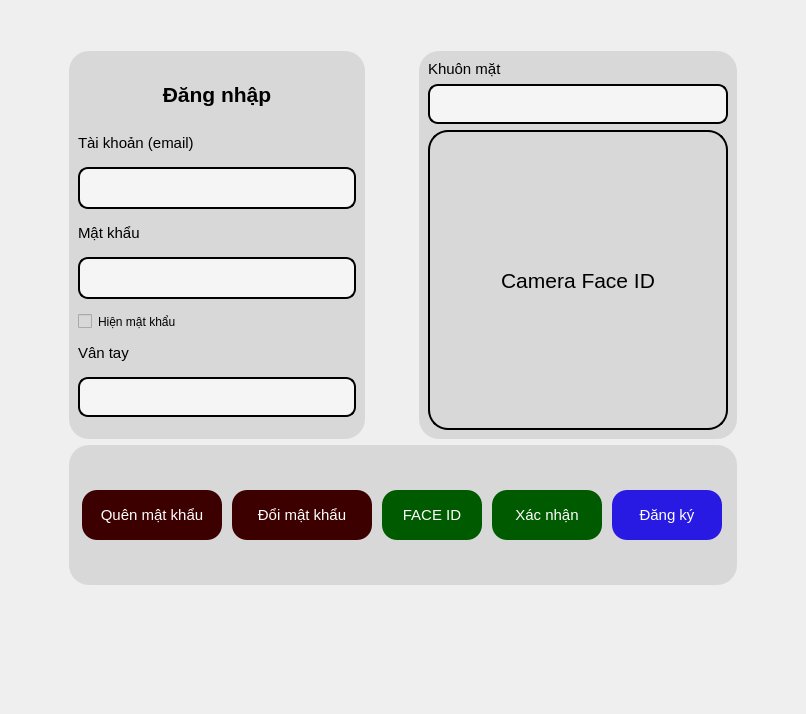
      <widget class="QWidget" name="trang_dang_nhap">
       <layout class="QGridLayout" name="gridLayout_3">
        <item row="0" column="0">
         <layout class="QHBoxLayout" name="horizontalLayout_6">
          <item>
           <spacer name="horizontalSpacer_5">
            <property name="orientation">
             <enum>Qt::Horizontal</enum>
            </property>
            <property name="sizeHint" stdset="0">
             <size>
              <width>58</width>
              <height>18</height>
             </size>
            </property>
           </spacer>
          </item>
          <item>
           <layout class="QVBoxLayout" name="verticalLayout_7">
            <item>
             <spacer name="verticalSpacer_3">
              <property name="orientation">
               <enum>Qt::Vertical</enum>
              </property>
              <property name="sizeHint" stdset="0">
               <size>
                <width>20</width>
                <height>40</height>
               </size>
              </property>
             </spacer>
            </item>
            <item>
             <layout class="QHBoxLayout" name="horizontalLayout_3">
              <item>
               <widget class="QFrame" name="frame">
                <property name="sizePolicy">
                 <sizepolicy hsizetype="Maximum" vsizetype="Expanding">
                  <horstretch>0</horstretch>
                  <verstretch>0</verstretch>
                 </sizepolicy>
                </property>
                <property name="minimumSize">
                 <size>
                  <width>0</width>
                  <height>0</height>
                 </size>
                </property>
                <property name="styleSheet">
                 <string notr="true">border-color: rgb(0, 0, 0);
background-color: rgb(216, 216, 216);
border-radius: 20px;</string>
                </property>
                <property name="frameShape">
                 <enum>QFrame::StyledPanel</enum>
                </property>
                <property name="frameShadow">
                 <enum>QFrame::Raised</enum>
                </property>
                <layout class="QVBoxLayout" name="verticalLayout_2">
                 <item>
                  <widget class="QLabel" name="label">
                   <property name="minimumSize">
                    <size>
                     <width>278</width>
                     <height>50</height>
                    </size>
                   </property>
                   <property name="maximumSize">
                    <size>
                     <width>16777215</width>
                     <height>50</height>
                    </size>
                   </property>
                   <property name="font">
                    <font>
                     <family>Tahoma</family>
                     <pointsize>16</pointsize>
                     <weight>75</weight>
                     <bold>true</bold>
                    </font>
                   </property>
                   <property name="text">
                    <string>Đăng nhập</string>
                   </property>
                   <property name="alignment">
                    <set>Qt::AlignCenter</set>
                   </property>
                  </widget>
                 </item>
                 <item>
                  <widget class="QLabel" name="label_2">
                   <property name="sizePolicy">
                    <sizepolicy hsizetype="Maximum" vsizetype="Maximum">
                     <horstretch>0</horstretch>
                     <verstretch>0</verstretch>
                    </sizepolicy>
                   </property>
                   <property name="font">
                    <font>
                     <pointsize>11</pointsize>
                    </font>
                   </property>
                   <property name="text">
                    <string>Tài khoản (email)</string>
                   </property>
                  </widget>
                 </item>
                 <item>
                  <widget class="QLineEdit" name="Edt_tk_dn">
                   <property name="sizePolicy">
                    <sizepolicy hsizetype="Expanding" vsizetype="Fixed">
                     <horstretch>0</horstretch>
                     <verstretch>0</verstretch>
                    </sizepolicy>
                   </property>
                   <property name="font">
                    <font>
                     <family>Arial,sans-serif</family>
                     <pointsize>-1</pointsize>
                    </font>
                   </property>
                   <property name="styleSheet">
                    <string notr="true">QLineEdit {
                border: 2px solid black;
                border-radius: 10px;
                padding: 10px;
                background-color: #f5f5f5;
                color: #333;
                font-family: Arial, sans-serif;
                font-size: 14px;
            }
            QLineEdit:focus {
                border: 2px solid black;
            }</string>
                   </property>
                  </widget>
                 </item>
                 <item>
                  <widget class="QLabel" name="label_3">
                   <property name="sizePolicy">
                    <sizepolicy hsizetype="Maximum" vsizetype="Maximum">
                     <horstretch>0</horstretch>
                     <verstretch>0</verstretch>
                    </sizepolicy>
                   </property>
                   <property name="font">
                    <font>
                     <pointsize>11</pointsize>
                    </font>
                   </property>
                   <property name="text">
                    <string>Mật khẩu</string>
                   </property>
                  </widget>
                 </item>
                 <item>
                  <widget class="QLineEdit" name="Edt_mk_dn">
                   <property name="sizePolicy">
                    <sizepolicy hsizetype="Expanding" vsizetype="Fixed">
                     <horstretch>0</horstretch>
                     <verstretch>0</verstretch>
                    </sizepolicy>
                   </property>
                   <property name="font">
                    <font>
                     <family>Arial,sans-serif</family>
                     <pointsize>-1</pointsize>
                    </font>
                   </property>
                   <property name="styleSheet">
                    <string notr="true">QLineEdit {
                border: 2px solid black;
                border-radius: 10px;
                padding: 10px;
                background-color: #f5f5f5;
                color: #333;
                font-family: Arial, sans-serif;
                font-size: 14px;
            }
            QLineEdit:focus {
                border: 2px solid black;
            }</string>
                   </property>
                   <property name="frame">
                    <bool>true</bool>
                   </property>
                   <property name="echoMode">
                    <enum>QLineEdit::Password</enum>
                   </property>
                  </widget>
                 </item>
                 <item>
                  <widget class="QCheckBox" name="cb_mk_dn">
                   <property name="text">
                    <string>Hiện mật khẩu</string>
                   </property>
                  </widget>
                 </item>
                 <item>
                  <widget class="QLabel" name="label_4">
                   <property name="sizePolicy">
                    <sizepolicy hsizetype="Maximum" vsizetype="Maximum">
                     <horstretch>0</horstretch>
                     <verstretch>0</verstretch>
                    </sizepolicy>
                   </property>
                   <property name="font">
                    <font>
                     <pointsize>11</pointsize>
                    </font>
                   </property>
                   <property name="text">
                    <string>Vân tay</string>
                   </property>
                  </widget>
                 </item>
                 <item>
                  <widget class="QLabel" name="lb_vt_dn">
                   <property name="sizePolicy">
                    <sizepolicy hsizetype="Expanding" vsizetype="Fixed">
                     <horstretch>0</horstretch>
                     <verstretch>0</verstretch>
                    </sizepolicy>
                   </property>
                   <property name="font">
                    <font>
                     <family>Arial,sans-serif</family>
                     <pointsize>-1</pointsize>
                    </font>
                   </property>
                   <property name="styleSheet">
                    <string notr="true">
                border: 2px solid black;
                border-radius: 10px;
                padding: 10px;
                background-color: #f5f5f5;
                color: #333;
                font-family: Arial, sans-serif;
                font-size: 14px;

</string>
                   </property>
                   <property name="text">
                    <string/>
                   </property>
                  </widget>
                 </item>
                </layout>
               </widget>
              </item>
              <item>
               <spacer name="horizontalSpacer_4">
                <property name="orientation">
                 <enum>Qt::Horizontal</enum>
                </property>
                <property name="sizeHint" stdset="0">
                 <size>
                  <width>48</width>
                  <height>18</height>
                 </size>
                </property>
               </spacer>
              </item>
              <item>
               <widget class="QFrame" name="frame_6">
                <property name="styleSheet">
                 <string notr="true">border-color: rgb(0, 0, 0);
background-color: rgb(216, 216, 216);
border-radius: 20px;</string>
                </property>
                <property name="frameShape">
                 <enum>QFrame::StyledPanel</enum>
                </property>
                <property name="frameShadow">
                 <enum>QFrame::Raised</enum>
                </property>
                <layout class="QVBoxLayout" name="verticalLayout_6">
                 <item>
                  <widget class="QLabel" name="label_11">
                   <property name="font">
                    <font>
                     <pointsize>11</pointsize>
                    </font>
                   </property>
                   <property name="text">
                    <string>Khuôn mặt</string>
                   </property>
                  </widget>
                 </item>
                 <item>
                  <widget class="QLabel" name="lb_id_face_dn">
                   <property name="sizePolicy">
                    <sizepolicy hsizetype="Expanding" vsizetype="Fixed">
                     <horstretch>0</horstretch>
                     <verstretch>0</verstretch>
                    </sizepolicy>
                   </property>
                   <property name="styleSheet">
                    <string notr="true">
                border: 2px solid black;
                border-radius: 10px;
                padding: 10px;
                background-color: #f5f5f5;
                color: #333;
                font-family: Arial, sans-serif;
                font-size: 14px;

</string>
                   </property>
                   <property name="text">
                    <string/>
                   </property>
                  </widget>
                 </item>
                 <item>
                  <widget class="QLabel" name="lb_cam_dn">
                   <property name="minimumSize">
                    <size>
                     <width>300</width>
                     <height>300</height>
                    </size>
                   </property>
                   <property name="maximumSize">
                    <size>
                     <width>300</width>
                     <height>300</height>
                    </size>
                   </property>
                   <property name="font">
                    <font>
                     <pointsize>16</pointsize>
                    </font>
                   </property>
                   <property name="styleSheet">
                    <string notr="true">border: 2px solid black;</string>
                   </property>
                   <property name="frameShape">
                    <enum>QFrame::WinPanel</enum>
                   </property>
                   <property name="frameShadow">
                    <enum>QFrame::Plain</enum>
                   </property>
                   <property name="text">
                    <string>Camera Face ID</string>
                   </property>
                   <property name="alignment">
                    <set>Qt::AlignCenter</set>
                   </property>
                  </widget>
                 </item>
                </layout>
               </widget>
              </item>
             </layout>
            </item>
            <item>
             <widget class="QFrame" name="frame_2">
              <property name="minimumSize">
               <size>
                <width>400</width>
                <height>140</height>
               </size>
              </property>
              <property name="styleSheet">
               <string notr="true">border-color: rgb(0, 0, 0);
background-color: rgb(216, 216, 216);
border-radius: 20px;</string>
              </property>
              <property name="frameShape">
               <enum>QFrame::StyledPanel</enum>
              </property>
              <property name="frameShadow">
               <enum>QFrame::Raised</enum>
              </property>
              <layout class="QHBoxLayout" name="horizontalLayout">
               <item>
                <widget class="QPushButton" name="btn_quen_mk_dn">
                 <property name="maximumSize">
                  <size>
                   <width>140</width>
                   <height>50</height>
                  </size>
                 </property>
                 <property name="font">
                  <font>
                   <pointsize>11</pointsize>
                  </font>
                 </property>
                 <property name="styleSheet">
                  <string notr="true">QPushButton {
    background-color: rgb(60, 0, 0);
    color: rgb(255, 255, 255);
    border-radius: 15px;

}

QPushButton:hover {
    background-color: rgb(109, 109, 109);
	
	
}
</string>
                 </property>
                 <property name="text">
                  <string>Quên mật khẩu</string>
                 </property>
                </widget>
               </item>
               <item>
                <widget class="QPushButton" name="btn_doi_mk_dn">
                 <property name="maximumSize">
                  <size>
                   <width>140</width>
                   <height>50</height>
                  </size>
                 </property>
                 <property name="font">
                  <font>
                   <pointsize>11</pointsize>
                  </font>
                 </property>
                 <property name="styleSheet">
                  <string notr="true">QPushButton {
    background-color: rgb(60, 0, 0);
    color: rgb(255, 255, 255);
    border-radius: 15px;

}

QPushButton:hover {
    background-color: rgb(109, 109, 109);
	
	
}
</string>
                 </property>
                 <property name="text">
                  <string>Đổi mật khẩu</string>
                 </property>
                </widget>
               </item>
               <item>
                <widget class="QPushButton" name="btn_face_dn">
                 <property name="sizePolicy">
                  <sizepolicy hsizetype="Preferred" vsizetype="Preferred">
                   <horstretch>0</horstretch>
                   <verstretch>0</verstretch>
                  </sizepolicy>
                 </property>
                 <property name="maximumSize">
                  <size>
                   <width>100</width>
                   <height>50</height>
                  </size>
                 </property>
                 <property name="font">
                  <font>
                   <pointsize>11</pointsize>
                  </font>
                 </property>
                 <property name="styleSheet">
                  <string notr="true">QPushButton {
    background-color: rgb(0, 90, 0);
    color: rgb(255, 255, 255);
    border-radius: 15px;
}

QPushButton:hover {
    background-color: green;
}
</string>
                 </property>
                 <property name="text">
                  <string>FACE ID</string>
                 </property>
                </widget>
               </item>
               <item>
                <widget class="QPushButton" name="btn_xn_dn">
                 <property name="sizePolicy">
                  <sizepolicy hsizetype="Preferred" vsizetype="Fixed">
                   <horstretch>0</horstretch>
                   <verstretch>0</verstretch>
                  </sizepolicy>
                 </property>
                 <property name="maximumSize">
                  <size>
                   <width>110</width>
                   <height>50</height>
                  </size>
                 </property>
                 <property name="font">
                  <font>
                   <pointsize>11</pointsize>
                  </font>
                 </property>
                 <property name="styleSheet">
                  <string notr="true">QPushButton {
    background-color: rgb(0, 90, 0);
    color: rgb(255, 255, 255);
    border-radius: 15px;
}

QPushButton:hover {
    background-color: green;
}
</string>
                 </property>
                 <property name="text">
                  <string>Xác nhận</string>
                 </property>
                </widget>
               </item>
               <item>
                <widget class="QPushButton" name="btn_dk_dn">
                 <property name="sizePolicy">
                  <sizepolicy hsizetype="Fixed" vsizetype="Fixed">
                   <horstretch>0</horstretch>
                   <verstretch>0</verstretch>
                  </sizepolicy>
                 </property>
                 <property name="maximumSize">
                  <size>
                   <width>110</width>
                   <height>50</height>
                  </size>
                 </property>
                 <property name="font">
                  <font>
                   <pointsize>11</pointsize>
                  </font>
                 </property>
                 <property name="styleSheet">
                  <string notr="true">QPushButton {
    
	background-color: rgb(40, 26, 227);
    color: rgb(255, 255, 255);
    border-radius: 15px;
}

QPushButton:hover {
    background-color: rgb(109, 109, 109);
	
	
}
</string>
                 </property>
                 <property name="text">
                  <string>Đăng ký</string>
                 </property>
                </widget>
               </item>
              </layout>
             </widget>
            </item>
            <item>
             <spacer name="verticalSpacer_4">
              <property name="orientation">
               <enum>Qt::Vertical</enum>
              </property>
              <property name="sizeHint" stdset="0">
               <size>
                <width>20</width>
                <height>118</height>
               </size>
              </property>
             </spacer>
            </item>
           </layout>
          </item>
          <item>
           <spacer name="horizontalSpacer_6">
            <property name="orientation">
             <enum>Qt::Horizontal</enum>
            </property>
            <property name="sizeHint" stdset="0">
             <size>
              <width>58</width>
              <height>18</height>
             </size>
            </property>
           </spacer>
          </item>
         </layout>
        </item>
       </layout>
      </widget>
